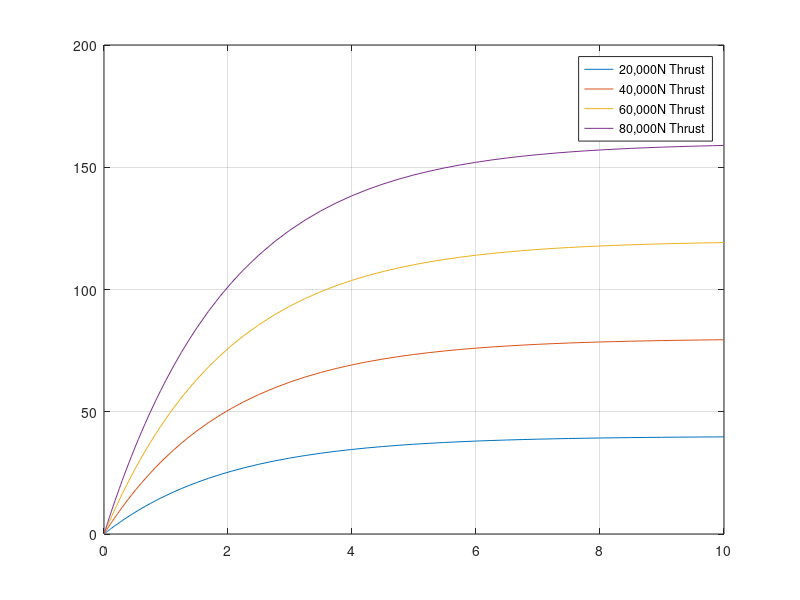

The MATLAB source for this figure:
% Rocket Populsion
% Plot the velocity of the rocket for the first 10 seconds for four values
% Define the given constants
m = 1000; % Kilograms
c = 500; % Newtons
v0 = 0; % m/s

% Solve the differential equations with ode45
for fi = 20000:20000:80000;
[t,V] = ode45(@(t,V) (fi-c*V)/m, [0 10], v0);
plot(t,V)
grid on
hold on
end 
legend('20,000N Thrust','40,000N Thrust','60,000N Thrust','80,000N Thrust', 'Location','Best')


% ylim([0 80000])
